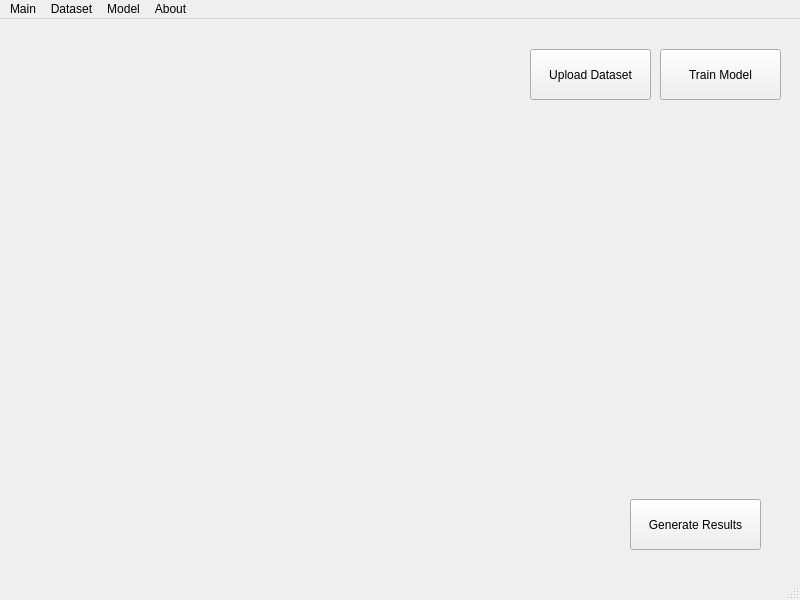
<?xml version="1.0" encoding="UTF-8"?>
<ui version="4.0">
 <class>MainWindow</class>
 <widget class="QMainWindow" name="MainWindow">
  <property name="geometry">
   <rect>
    <x>0</x>
    <y>0</y>
    <width>800</width>
    <height>600</height>
   </rect>
  </property>
  <property name="windowTitle">
   <string>MainWindow</string>
  </property>
  <widget class="QWidget" name="centralwidget">
   <widget class="QWidget" name="horizontalLayoutWidget">
    <property name="geometry">
     <rect>
      <x>29</x>
      <y>109</y>
      <width>591</width>
      <height>381</height>
     </rect>
    </property>
    <layout class="QHBoxLayout" name="horizontalLayout"/>
   </widget>
   <widget class="QPushButton" name="pushButton">
    <property name="geometry">
     <rect>
      <x>630</x>
      <y>480</y>
      <width>131</width>
      <height>51</height>
     </rect>
    </property>
    <property name="text">
     <string>Generate Results</string>
    </property>
   </widget>
   <widget class="QPushButton" name="pushButton_2">
    <property name="geometry">
     <rect>
      <x>530</x>
      <y>30</y>
      <width>121</width>
      <height>51</height>
     </rect>
    </property>
    <property name="text">
     <string>Upload Dataset</string>
    </property>
   </widget>
   <widget class="QPushButton" name="pushButton_3">
    <property name="geometry">
     <rect>
      <x>660</x>
      <y>30</y>
      <width>121</width>
      <height>51</height>
     </rect>
    </property>
    <property name="text">
     <string>Train Model</string>
    </property>
   </widget>
  </widget>
  <widget class="QMenuBar" name="menubar">
   <property name="geometry">
    <rect>
     <x>0</x>
     <y>0</y>
     <width>800</width>
     <height>26</height>
    </rect>
   </property>
   <widget class="QMenu" name="menuMain">
    <property name="title">
     <string>Main</string>
    </property>
   </widget>
   <widget class="QMenu" name="menuDataset">
    <property name="title">
     <string>Dataset</string>
    </property>
   </widget>
   <widget class="QMenu" name="menuModel">
    <property name="title">
     <string>Model</string>
    </property>
   </widget>
   <widget class="QMenu" name="menuAbout">
    <property name="title">
     <string>About</string>
    </property>
   </widget>
   <addaction name="menuMain"/>
   <addaction name="menuDataset"/>
   <addaction name="menuModel"/>
   <addaction name="menuAbout"/>
  </widget>
  <widget class="QStatusBar" name="statusbar"/>
 </widget>
 <resources/>
 <connections/>
</ui>
